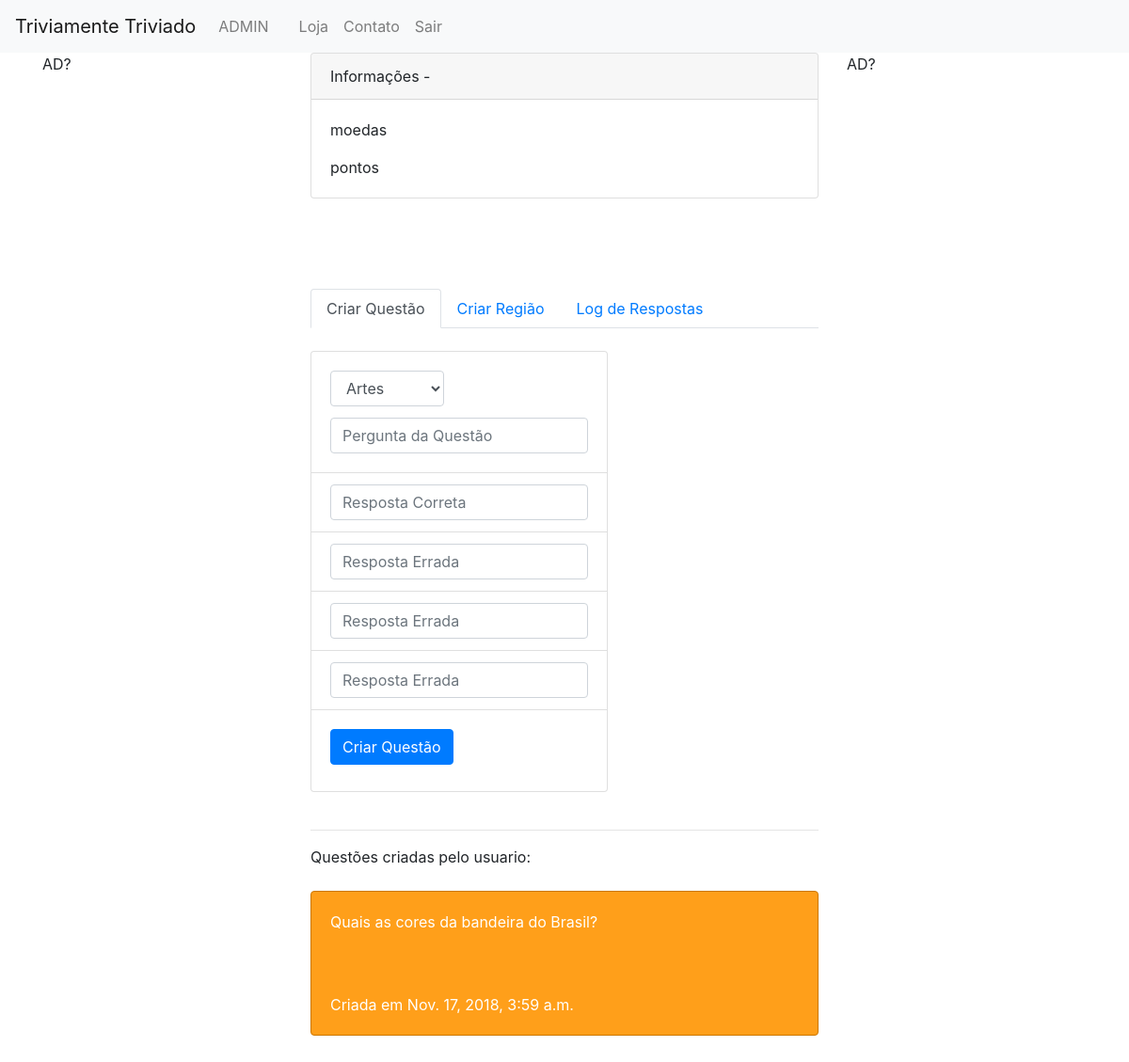
/fabrica/ (signed in), run on an earlier commit of the app's database.
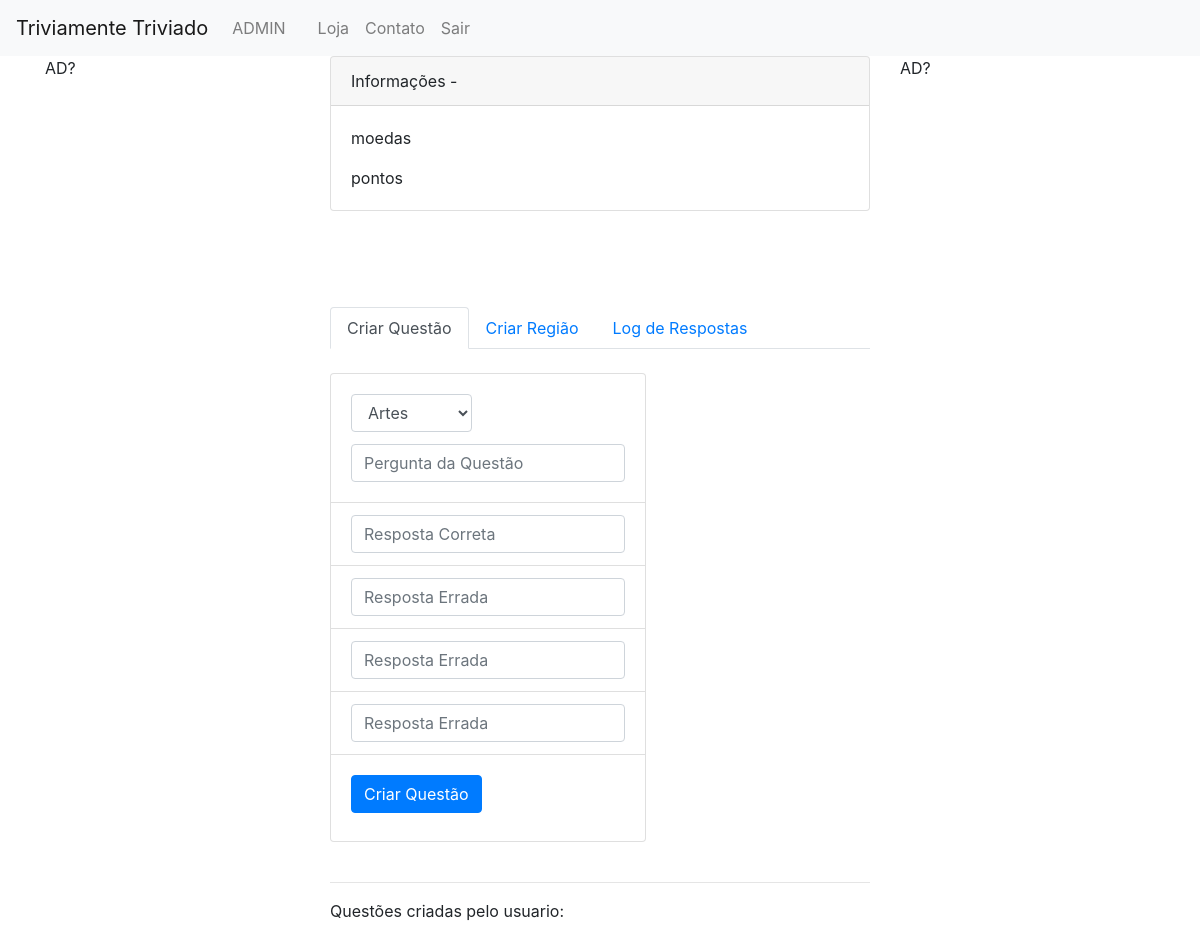
And on a later commit of the database.
### triviamente/models.py (models this page shows, shortened)
class NarrativaString(models.Model):
	ESCOLHA_TIPO_NARRATIVA = (
		("P", "Pergunta"),
		("R", "Resposta"),
	)
	tipo_pergunta_ou_resposta = models.CharField('tipo', max_length=9, choices=ESCOLHA_TIPO_NARRATIVA, default='0')
	pergunta = models.ForeignKey(Pergunta, related_name='pergunta', null=True, blank=True, on_delete=models.SET_NULL)
	resposta = models.ForeignKey(Resposta, related_name='resposta', null=True, blank=True, on_delete=models.SET_NULL)
	user_criador = models.ForeignKey(User, null=True, blank=True, on_delete=models.SET_NULL)
	idioma = models.ForeignKey(Idioma, null=True, blank=False, on_delete=models.SET_NULL)
	narrativa = models.CharField('texto', max_length=100, default='')
	def __str__(self):
		return self.narrativa

class Questao(models.Model):
	ESCOLHA_DIFICULDADE = (
		("F", "Facil"),
		("D", "Dificil"),
	)
	dificuldade = models.CharField('dificuldade', max_length=9, choices=ESCOLHA_DIFICULDADE, default='0')
	user_criador = models.ForeignKey(User, null=True, blank=True, on_delete=models.SET_NULL)
	pergunta = models.ForeignKey(Pergunta, null=False, blank=False, on_delete=models.CASCADE)
	respostas = models.ManyToManyField(Resposta, blank=True, default=None)
	regiao = models.ForeignKey(Regiao, null=True, blank=True, on_delete=models.SET_NULL)
	date = models.DateTimeField('data_criacao', auto_now_add=True, blank=True)

### stacksup/views.py (the view, shortened to what this page needs)
# urls.py: path('fabrica/', views.FabricaView.as_view()),
class FabricaView(View):
	def get(self, request):
		values = {}
		qs = []
		if request.user.is_authenticated:
			user = UserProfile.objects.filter(nome=request.user)
			carteira = Carteira.objects.filter(user=request.user).first()
			questoes = Questao.objects.filter(user_criador=request.user).order_by('-date')
			try:
				for questao in questoes:
					pergunta = NarrativaString.objects.filter(pergunta=questao.pergunta).first()
					respostas = []
					correta = None
					for resposta in questao.respostas.all():
						respostas.append( NarrativaString.objects.filter(resposta=resposta).first() )
						for referencia in resposta.referencias.all():
							if referencia.pergunta == questao.pergunta:
								correta = NarrativaString.objects.filter(resposta=resposta).first()
					categoria = questao.pergunta.tipo_pergunta_ou_resposta
					data_criacao = questao.date
					qs.append( (pergunta, respostas, correta, categoria, data_criacao) )
			except Exception as e:
				raise
			regioes = Regiao.objects.all()
			logs = []
			partidas = Partida.objects.filter(usuario=request.user)
			try:
				for partida in partidas:
					log.append( partida.q1_categoria_1 )
				values['logs'] = logs
			except Exception as e:
				pass
			user = user.first()
		else:
			return HttpResponseRedirect("/login")
		values['usuario'] = user
		values['carteira'] = carteira
		values['questoes'] = qs
		values['regioes'] = regioes
		return render(
		request,
		'stacksup/fabrica.html',
		context=values,
		)

### regionamento/models.py (called while the page is built)
	def __str__(self):
		return self.nome

### stacksup/templates/stacksup/fabrica.html (shortened to what this page needs)
{% extends "base_generic.html" %}
{% block content %}
<div class="card">
  <div class="card-header">
  	Informações -  {{ usuario.nome }}
    </div>
  <div class="card-body">
    <p class="card-text">
    	{{ carteira.moedas }} moedas
    </p>
    <p class="card-text">
    	{{ carteira.pontos }} pontos
    </p>
  </div>
</div>
<br/><br/>
    	<br/><br/>
<nav>
  <div class="nav nav-tabs" id="nav-tab" role="tablist">
    <a class="nav-item nav-link active" id="nav-home-tab" data-toggle="tab" href="#nav-home" role="tab" aria-controls="nav-home" aria-selected="true">Criar Questão</a>
    <a class="nav-item nav-link" id="nav-profile-tab" data-toggle="tab" href="#nav-profile" role="tab" aria-controls="nav-profile" aria-selected="false">Criar Região</a>
    <a class="nav-item nav-link" id="nav-contact-tab" data-toggle="tab" href="#nav-contact" role="tab" aria-controls="nav-contact" aria-selected="false">Log de Respostas</a>
  </div>
</nav>
<div class="tab-content" id="nav-tabContent">
  <div class="tab-pane fade show active" id="nav-home" role="tabpanel" aria-labelledby="nav-home-tab">
  	<br/>
  	<form action="/fabrica/" method="post" class="form-inline">
	<div class="card">
		<div class="card-body">
			<h5 class="card-title">
				<div class="form-group">
    <select class="form-control" id="categoriaFormControlSelect" name="categoriaFormControlSelect">
      <option value="Artes">Artes</option>
    </select>
  </div>
			</h5>
		<input type="text" class="form-control card-text" name="textoPerguntaQuestao" id="textoPerguntaQuestao" placeholder="Pergunta da Questão">
		</div>
		<ul class="list-group list-group-flush">
			<li class="list-group-item">
				<input type="text" class="form-control card-text" name="textoRespostaCorreta" id="textoRespostaCorreta" placeholder="Resposta Correta">
			</li>
			<li class="list-group-item">
				<input type="text" class="form-control card-text" name="textoRespostaErrada1" id="textoRespostaErrada1" placeholder="Resposta Errada">
			</li>
			<li class="list-group-item">
				<input type="text" class="form-control card-text" name="textoRespostaErrada2" id="textoRespostaErrada2" placeholder="Resposta Errada">
			</li>
			<li class="list-group-item">
				<input type="text" class="form-control card-text" name="textoRespostaErrada3" id="textoRespostaErrada3" placeholder="Resposta Errada">
			</li>
		</ul>
		<div class="card-body">
			<button type="submit" class="btn btn-primary mb-2">Criar Questão</button>
		</div>
	</div>
	</form>
	<br/>
	<hr/>
	Questões criadas pelo usuario:
	<br/>
	<br/>
	{% if  questoes %}
		{% for questao in questoes %}
			<div class="card
				{% if questao.3 == '0' %}
					bg-primary
				{% elif questao.3 == '1' %}
					bg-success
				{% elif questao.3 == '2' %}
					bg-danger
				{% elif questao.3 == '3' %}
					bg-warning
				{% elif questao.3 == '4' %}
					bg-info
				{% elif questao.3 == '5' %}
					bg-dark
				{% endif %}
			">
				<div class="card-body">
				{{ questao.0 }}
				<br/>
				<br/>
				</div>
				<div class="card-body">
					Criada em {{ questao.4 }}
				</div>
			</div>
	<br/>
		{% endfor %}
	{% endif %}
	<br/>
</div>
</div>
{% endblock %}

What changed in the data, as far as the page shows it:
removed NarrativaString: narrativa "Quais as cores da bandeira do Brasil?", date "Nov. 17, 2018, 3:59 a.m."
